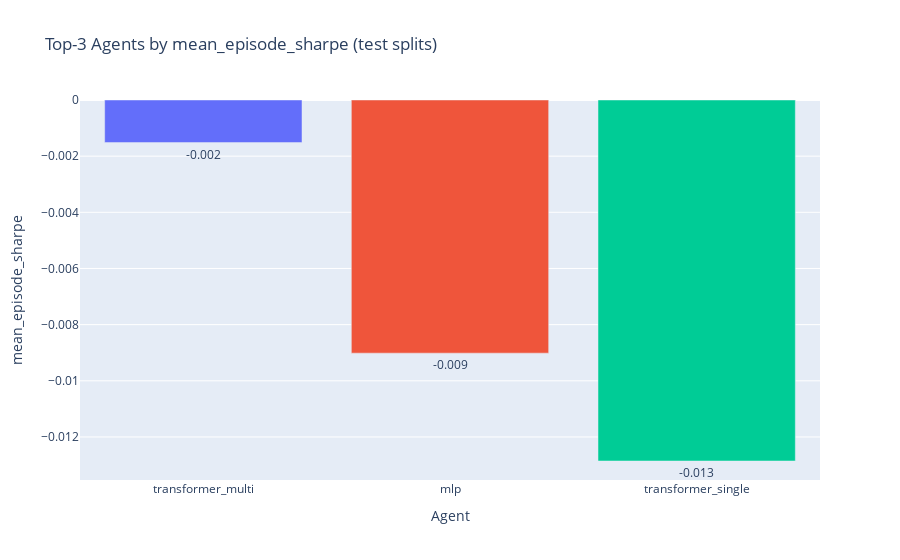

Source (notebook cell):
### Code cell
display(plotly_leaderboard(results_df, metric="mean_episode_sharpe", top_k=3))

### Figure 1 — Plotly figure (JSON) as saved in the notebook; plotly's stock layout.template omitted (floating-point values rounded to 4 significant figures)
{"data": [{"alignmentgroup": "True", "hovertemplate": "agent=%{x}<br>mean_episode_sharpe=%{text}<extra></extra>", "legendgroup": "transformer_multi", "marker": {"color": "#636efa", "pattern": {"shape": ""}}, "name": "transformer_multi", "offsetgroup": "transformer_multi", "orientation": "v", "showlegend": true, "text": [-0.001516], "textposition": "outside", "texttemplate": "%{text:.3f}", "type": "bar", "x": ["transformer_multi"], "xaxis": "x", "y": [-0.001516], "yaxis": "y"}, {"alignmentgroup": "True", "hovertemplate": "agent=%{x}<br>mean_episode_sharpe=%{text}<extra></extra>", "legendgroup": "mlp", "marker": {"color": "#EF553B", "pattern": {"shape": ""}}, "name": "mlp", "offsetgroup": "mlp", "orientation": "v", "showlegend": true, "text": [-0.009016], "textposition": "outside", "texttemplate": "%{text:.3f}", "type": "bar", "x": ["mlp"], "xaxis": "x", "y": [-0.009016], "yaxis": "y"}, {"alignmentgroup": "True", "hovertemplate": "agent=%{x}<br>mean_episode_sharpe=%{text}<extra></extra>", "legendgroup": "transformer_single", "marker": {"color": "#00cc96", "pattern": {"shape": ""}}, "name": "transformer_single", "offsetgroup": "transformer_single", "orientation": "v", "showlegend": true, "text": [-0.01286], "textposition": "outside", "texttemplate": "%{text:.3f}", "type": "bar", "x": ["transformer_single"], "xaxis": "x", "y": [-0.01286], "yaxis": "y"}], "layout": {"barmode": "relative", "legend": {"title": {"text": "agent"}, "tracegroupgap": 0}, "showlegend": false, "title": {"text": "Top-3 Agents by mean_episode_sharpe (test splits)"}, "xaxis": {"anchor": "y", "categoryarray": ["transformer_multi", "mlp", "transformer_single"], "categoryorder": "array", "domain": [0, 1], "title": {"text": "Agent"}}, "yaxis": {"anchor": "x", "domain": [0, 1], "title": {"text": "mean_episode_sharpe"}}}}
